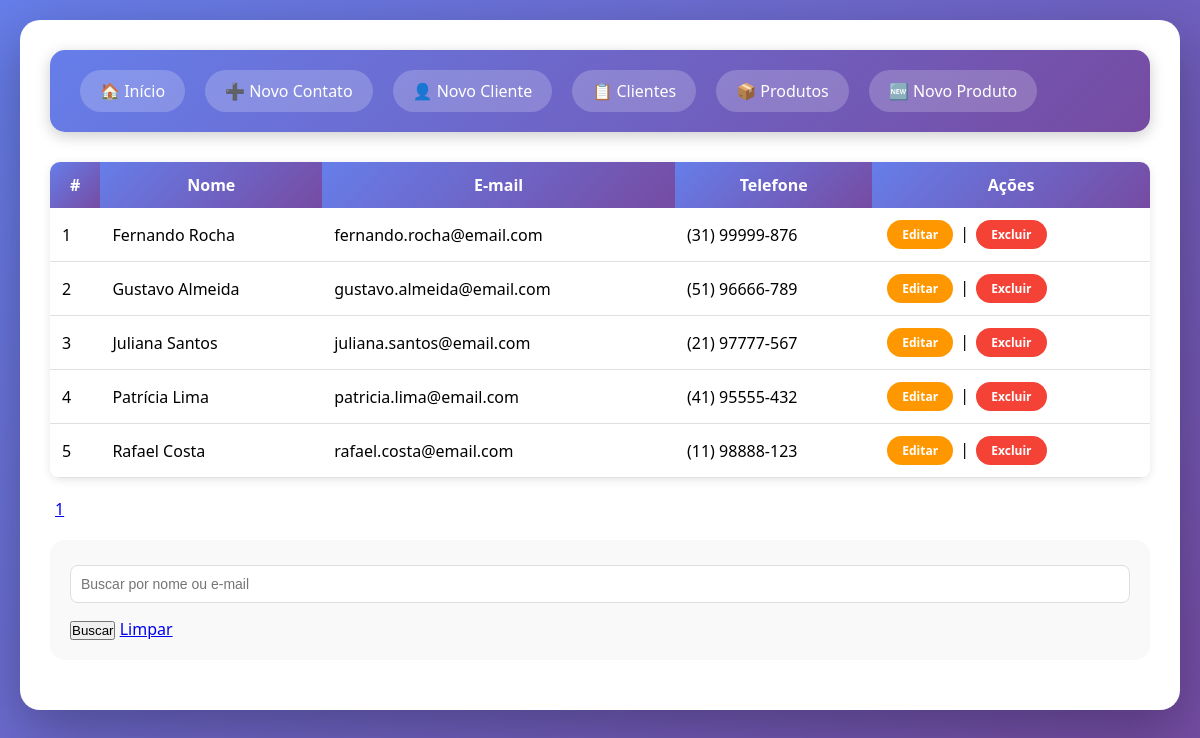
The page / on the database its author committed.
### tables this page shows
create table contactos (
id INT PRIMARY KEY AUTO_INCREMENT,
nome VARCHAR(100), 
email VARCHAR(100), 
telefone VARCHAR(14),
created_at TIMESTAMP DEFAULT CURRENT_TIMESTAMP

);

### funcoes.php (the view, shortened to what this page needs)
<?php
function exibirTabelaContatos(array $contatos): void {
    echo "<table>\n";
    echo "  <thead>\n";
    echo " <th>#</th><th>Nome</th><th>E-mail</th><th>Telefone</th><th>Ações</th></tr>\n ";
    echo "  </thead>\n";
    echo "  <tbody>\n";
    foreach ($contatos as $indice => $contato) {
        $num   = $indice + 1;
        $id = $contato['id'];
        $nome  = htmlspecialchars($contato['nome']);
        $email = htmlspecialchars($contato['email']);
        $fone  = htmlspecialchars($contato['telefone']);
        echo "    <tr>\n";
        echo "      <td>{$num}</td>\n";
        echo "      <td>{$nome}</td>\n";
        echo "      <td>{$email}</td>\n";
        echo "      <td>{$fone}</td>\n";
        echo "      <td><a href=\"editar_contacto.php?id={$id}\" class='btn-editar'>Editar</a> | <a href=\"excluir_contacto.php?id={$id}\" class='btn-excluir'>Excluir</a></td>\n";
        echo "    </tr>\n";
    }
    echo "  </tbody>\n";
    echo "</table>\n";
}
function listarContatosPaginados(PDO $pdo, string $busca = '', int $pagina = 1, int $porPagina = 5): array {
    $offset = ($pagina - 1) * $porPagina;
    $termo  = '%' . $busca . '%';
    $stmt   = $pdo->prepare(
        'SELECT * FROM contactos
         WHERE nome LIKE ? OR email LIKE ?
         ORDER BY nome
         LIMIT ? OFFSET ?'
    );
    $stmt->execute([$termo, $termo, $porPagina, $offset]);
    return $stmt->fetchAll();
}
function totalContatos(PDO $pdo, string $busca = ''): int {
    $termo = '%' . $busca . '%';
    $stmt = $pdo->prepare('SELECT COUNT(*) FROM contactos WHERE nome LIKE ? OR email LIKE ?');
    $stmt->execute([$termo, $termo]);
    return (int)$stmt->fetchColumn();
}

### cabecalho.php (shortened to what this page needs)
<!DOCTYPE html>
<html lang="pt-BR">
<head>
</head>
<body>
<div class="container">
    <header class="styilo">
        <nav>
            <a href="index.php">🏠 Início</a>
            <a href="cadastro_contacto.php">➕ Novo Contato</a>
            <a href="cadastro_cliente.php">👤 Novo Cliente</a>
            <a href="clientes.php">📋 Clientes</a>
            <a href="productos.php">📦 Produtos</a>
            <a href="cadastro_productos.php">🆕 Novo Produto</a>
        </nav>
    </header>

### index.php
<?php
require_once "config.php";
include "cabecalho.php";
include_once "funcoes.php";
$pagina = $_GET['pagina'] ?? 1;
$busca  = $_GET['busca'] ?? '';
$porPagina = 5;
$total = totalContatos($pdo, $busca);
$totalPaginas = ceil($total / $porPagina);
$contatos = listarContatosPaginados($pdo, $busca, $pagina, $porPagina);
exibirTabelaContatos($contatos);
echo "<div>";
for ($i = 1; $i <= $totalPaginas; $i++) {
    echo "<a href='?pagina=$i&busca=" . urlencode($busca) . "' style='margin:0 5px;'>$i</a> ";
}
echo "</div>";
?>
<form method="get" style="margin-bottom: 20px;">
    <input type="text" name="busca" placeholder="Buscar por nome ou e-mail" value="<?= htmlspecialchars($busca) ?>">
    <button type="submit">Buscar</button>
    <a href="index.php">Limpar</a>
</form>
</body>
</html>

### config.php (style rules this page uses)
* { margin:0 }

### cabecalho.php (style rules this page uses)
* { margin: 0; padding: 0; box-sizing: border-box; }
body { font-family: 'Segoe UI', Tahoma, Geneva, Verdana, sans-serif; background: linear-gradient(135deg, #667eea 0%, #764ba2 100%); min-height: 100vh; padding: 20px; }
.container { max-width: 1400px; margin: 0 auto; background: white; border-radius: 20px; box-shadow: 0 20px 60px rgba(0,0,0,0.3); overflow: hidden; padding: 30px; }
.styilo { background: linear-gradient(135deg, #667eea 0%, #764ba2 100%); padding: 20px 30px; margin-bottom: 30px; border-radius: 15px; box-shadow: 0 4px 15px rgba(0,0,0,0.2); }
nav { display: flex; gap: 20px; flex-wrap: wrap; }
nav a { color: white; text-decoration: none; padding: 10px 20px; background: rgba(255,255,255,0.2); border-radius: 25px; transition: all 0.3s ease; font-weight: 500; }
table { width: 100%; border-collapse: collapse; margin: 20px 0; background: white; border-radius: 10px; overflow: hidden; box-shadow: 0 2px 10px rgba(0,0,0,0.1); }
th { background: linear-gradient(135deg, #667eea 0%, #764ba2 100%); color: white; padding: 12px; font-weight: 600; }
td { padding: 12px; border-bottom: 1px solid #e0e0e0; }
.btn-editar, .btn-excluir { display: inline-block; padding: 6px 15px; margin: 0 3px; border-radius: 20px; text-decoration: none; font-size: 12px; font-weight: 600; transition: all 0.3s ease; border: none; cursor: pointer; }
.btn-editar { background: #ff9800; color: white; }
.btn-excluir { background: #f44336; color: white; }
form { background: #f9f9f9; padding: 20px; border-radius: 15px; margin: 20px 0; }
input, textarea, select { width: 100%; padding: 10px; margin: 5px 0 15px; border: 1px solid #ddd; border-radius: 8px; font-size: 14px; }

### rows shown on the page
contactos: num "1", nome "Fernando Rocha", email "fernando.rocha@email.com", telefone "(31) 99999-876"
contactos: num "2", nome "Gustavo Almeida", email "gustavo.almeida@email.com", telefone "(51) 96666-789"
contactos: num "3", nome "Juliana Santos", email "juliana.santos@email.com", telefone "(21) 97777-567"
contactos: num "4", nome "Patrícia Lima", email "patricia.lima@email.com", telefone "(41) 95555-432"
contactos: num "5", nome "Rafael Costa", email "rafael.costa@email.com", telefone "(11) 98888-123"
